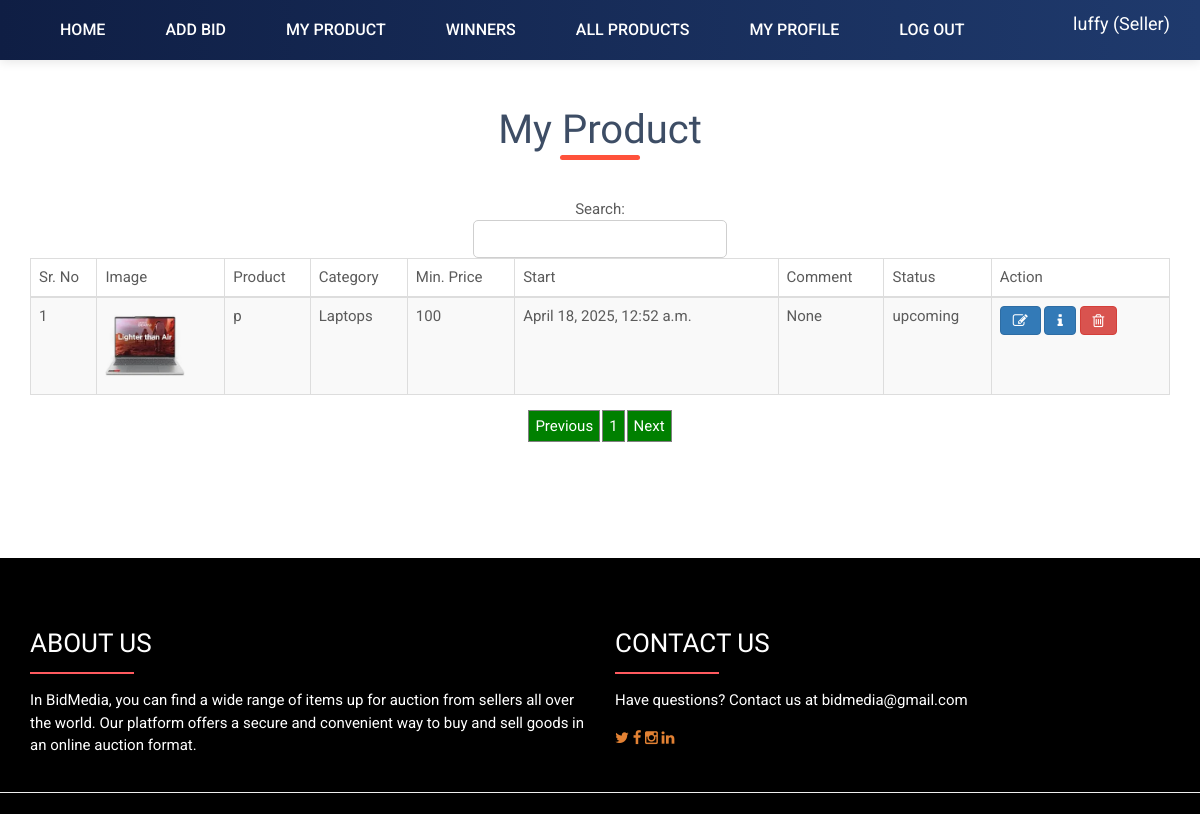
The page /view_product/ (signed in) on the database as committed earlier.
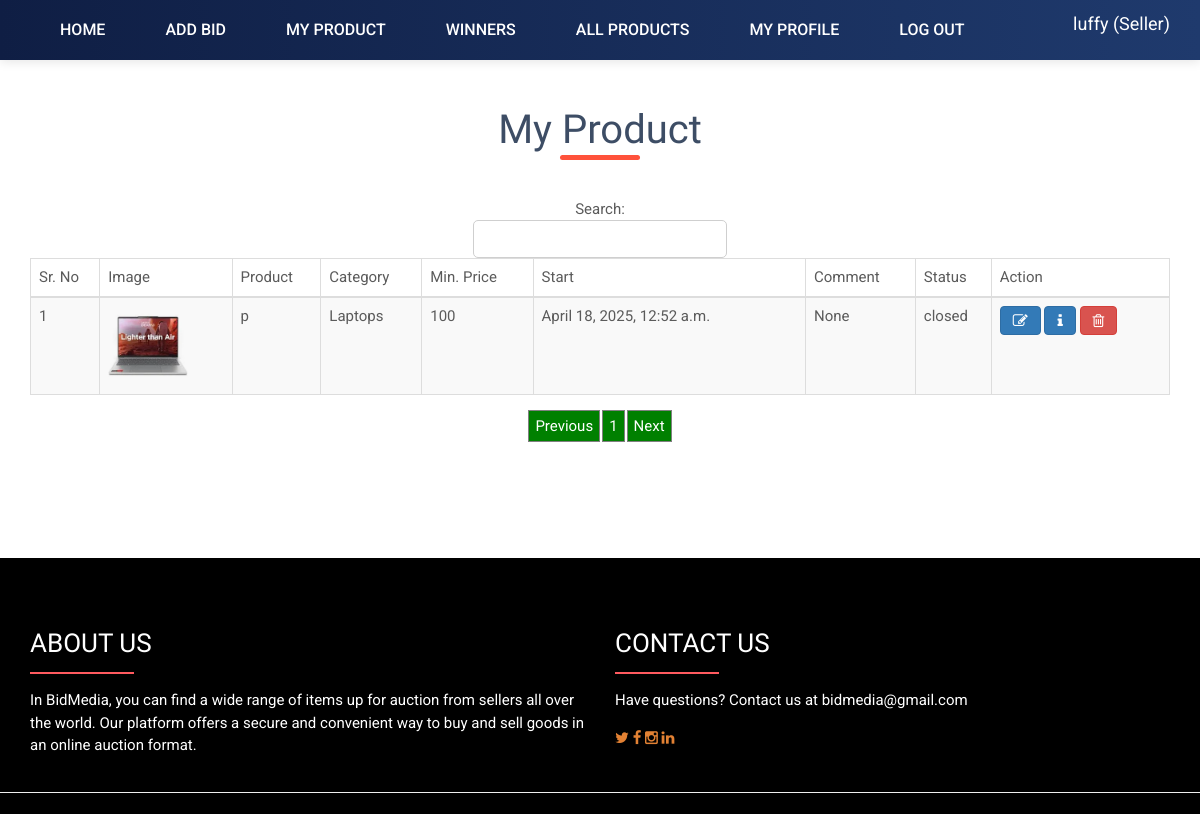
The same page on the database as committed later.
### bid_app/models.py (models this page shows, shortened)
class Product(models.Model):
    status  = models.CharField(max_length=100,null=True, default='pending')
    bid_type  = models.CharField(max_length=100,null=True, default='Auction')
    payment_status  = models.CharField(max_length=100,null=True,default='pending')
    winner  = models.ForeignKey(User, on_delete=models.CASCADE, null=True, blank=True, related_name='winner')
    user  = models.ForeignKey(User, on_delete=models.CASCADE, null=True, blank=True, related_name='seller')
    name = models.CharField(max_length=100,null=True)
    min_price = models.IntegerField(null=True)
    final_price = models.IntegerField(null=True)
    interval_price = models.IntegerField(null=True)
    images = models.FileField(null=True)
    session = models.DateTimeField(null=True, blank=True)
    endsession = models.DateTimeField(null=True, blank=True, auto_now_add=True)
    category = models.ForeignKey(Category,on_delete=models.CASCADE,null=True)
    parameter = models.TextField(null=True, default="{}")
    description = models.TextField(null=True, blank=True)
    comment = models.TextField(null=True, blank=True)
    created = models.DateField(auto_now_add=True, null=True, blank=True)
    brand = models.CharField(max_length=100,null=True, blank=True)
    model = models.CharField(max_length=100,null=True, blank=True)
    condition = models.CharField(max_length=100,null=True, blank=True)

class Category(models.Model):
    name = models.CharField(max_length=100,null=True)
    icon = models.FileField(upload_to='category_icons/', null=True, blank=True)
    description = models.TextField(null=True, blank=True)

### bid_app/views.py (the view)
# urls.py: path('view_product/', view_product, name="view_product"),
def view_product(request):
    if not request.user.is_authenticated:
        return redirect('login')
    if request.user.is_authenticated:
        try:
            auctionuser = AuctionUser.objects.get(user=request.user)
            if auctionuser.status == "pending":
                messages.success(request, "Your verification is pending. Complete your additional detail and email verification. If these are already completed then try login after sometime. We are working on your detail verification. Thanks!")
        except AuctionUser.DoesNotExist:
            messages.warning(request, "Please complete your profile setup to continue.")
    product = Product.objects.filter(user=request.user)
    return render(request, 'view_product.html', {'product': product})

### bid_app/templates/view_product.html (shortened to what this page needs)
{% extends 'index.html' %}
{% load static %}
{% block body %}
  <link rel = stylesheet href="https://cdn.datatables.net/1.10.23/css/dataTables.bootstrap.min.css">
<div id="inner_banner" class="inner_banner_section">
  <div class="container">
    <div class="breadcrumbs">
            <h3 class="title">My Product</h3>
    </div>
  </div>
</div>
<br>
    <center>
    <div class="container" style ="margin-bottom : 10%">
      <table id="example" class="table table-striped table-bordered" cellspacing="0" width="100%">
        <thead>
          <tr>
            <th>Sr. No</th>
            <th>Image</th>
            <th>Product</th>
            <th>Category</th>
            <th>Min. Price</th>
            <th>Start</th>
            <th>Comment</th>
            <th>Status</th>
            <th style="width:15%">Action</th>
          </tr>
        </thead>
        <tbody>
        {% for i in product %}
          <tr>
              <td>{{forloop.counter}}</td>
              <td>
                  <img src="{{i.images.url}}" style="width:80px">
              </td>
              <td>{{i.name}}</td>
              <td>{{i.category.name}}</td>
              <td>{{i.min_price}}</td>
              <td>{{i.session}}</td>
              <td>{{i.comment}}</td>
              <td>{{i.status}}</td>
                <td>
                  <a href="{% url 'edit_product' i.id %}">
                    <i class="fa fa-edit btn btn-primary" ></i>
                  </a>
                  <a href="{% url 'product_detail' i.id %}">
                        <i class="fa fa-info btn btn-primary" ></i>
                    </a>
                    <a href="{% url 'delete_product' i.id %}" onclick="return confirm('Are you sure?')">
                            <i class="fa fa-trash-o btn btn-danger"></i>
                    </a>
              </td>
          </tr>
        {% empty %}
          <tr>
              <td colspan="9">Data Not found</td>
          </tr>
    {% endfor %}
    </tbody>
</table>
 </div></center>
{% endblock %}

Rows that differ between the two databases and show on the page:
changed Product "None": status "upcoming" → "closed"
